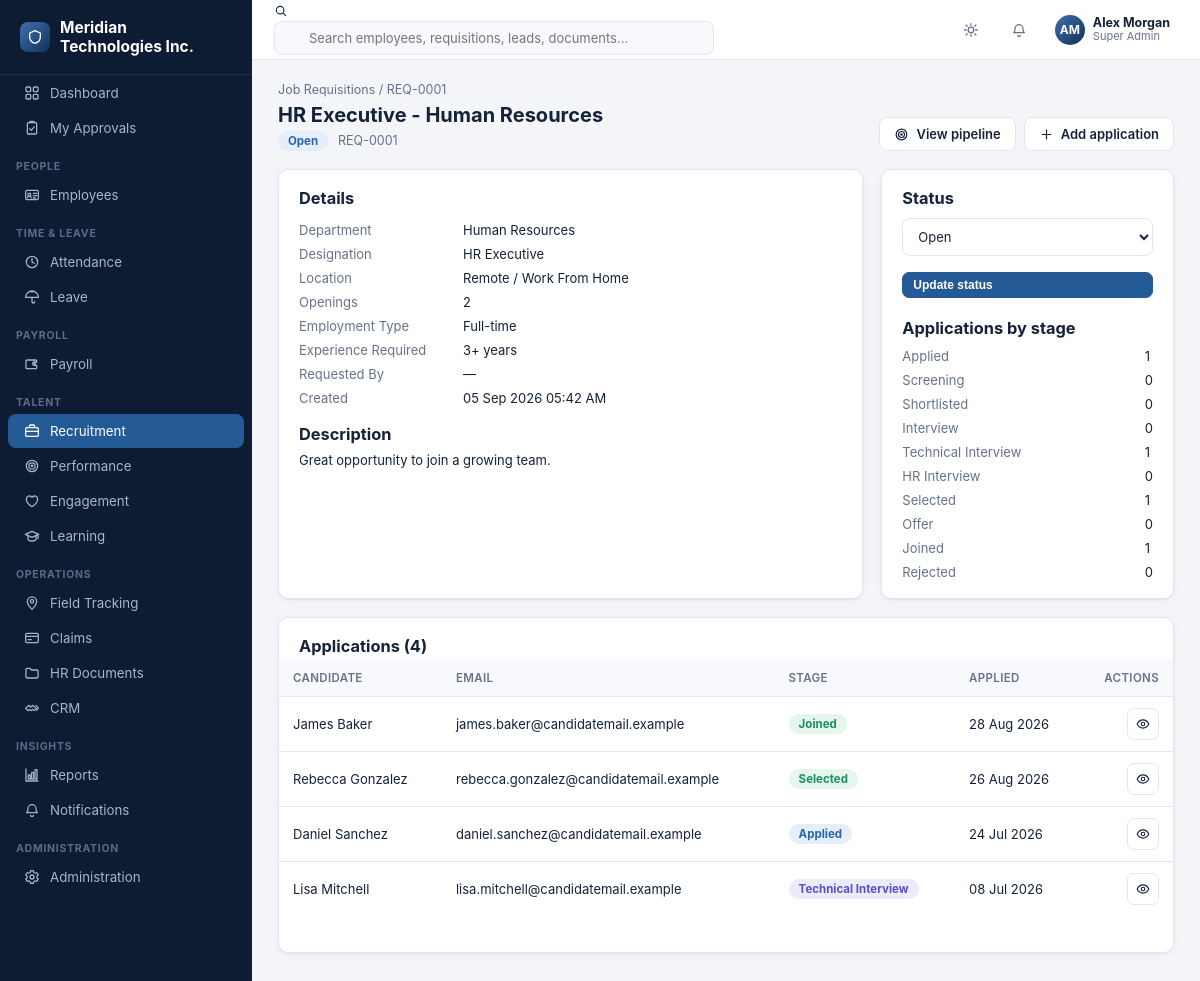
Screenshot of /recruitment/requisitions/1 (signed in) with the database file from the repository.
### tables this page shows
CREATE TABLE company_settings (
    id INTEGER PRIMARY KEY CHECK (id = 1),
    company_name TEXT NOT NULL DEFAULT 'Your Company',
    logo_path TEXT,
    address TEXT,
    city TEXT,
    state TEXT,
    country TEXT,
    pincode TEXT,
    phone TEXT,
    email TEXT,
    website TEXT,
    gstin TEXT,
    pan TEXT,
    currency_symbol TEXT NOT NULL DEFAULT '$',
    fiscal_year_start_month INTEGER NOT NULL DEFAULT 4,
    updated_at TEXT NOT NULL DEFAULT (datetime('now'))
);

CREATE TABLE users (
    id INTEGER PRIMARY KEY AUTOINCREMENT,
    username TEXT NOT NULL UNIQUE,
    password_hash TEXT NOT NULL,
    full_name TEXT NOT NULL,
    email TEXT,
    phone TEXT,
    role_id INTEGER NOT NULL REFERENCES roles(id),
    employee_id INTEGER REFERENCES employees(id),
    is_active INTEGER NOT NULL DEFAULT 1,
    last_login_at TEXT,
    created_at TEXT NOT NULL DEFAULT (datetime('now'))
);

CREATE TABLE roles (
    id INTEGER PRIMARY KEY AUTOINCREMENT,
    name TEXT NOT NULL UNIQUE,
    description TEXT,
    is_system INTEGER NOT NULL DEFAULT 0,
    created_at TEXT NOT NULL DEFAULT (datetime('now'))
);

CREATE TABLE job_requisitions (
    id INTEGER PRIMARY KEY AUTOINCREMENT,
    requisition_number TEXT NOT NULL UNIQUE,
    title TEXT NOT NULL,
    department_id INTEGER REFERENCES departments(id),
    designation_id INTEGER REFERENCES designations(id),
    location_id INTEGER REFERENCES locations(id),
    num_openings INTEGER NOT NULL DEFAULT 1,
    employment_type TEXT NOT NULL DEFAULT 'Full-time',
    experience_required TEXT,
    description TEXT,
    status TEXT NOT NULL DEFAULT 'Open',
    requested_by INTEGER REFERENCES users(id),
    created_at TEXT NOT NULL DEFAULT (datetime('now'))
);

CREATE TABLE departments (
    id INTEGER PRIMARY KEY AUTOINCREMENT,
    name TEXT NOT NULL UNIQUE,
    code TEXT,
    parent_id INTEGER REFERENCES departments(id),
    head_employee_id INTEGER REFERENCES employees(id),
    is_active INTEGER NOT NULL DEFAULT 1
);

CREATE TABLE designations (
    id INTEGER PRIMARY KEY AUTOINCREMENT,
    title TEXT NOT NULL,
    department_id INTEGER REFERENCES departments(id),
    level TEXT,
    is_active INTEGER NOT NULL DEFAULT 1
);

CREATE TABLE locations (
    id INTEGER PRIMARY KEY AUTOINCREMENT,
    name TEXT NOT NULL,
    address TEXT,
    city TEXT,
    state TEXT,
    country TEXT,
    pincode TEXT,
    is_active INTEGER NOT NULL DEFAULT 1
);

CREATE TABLE applications (
    id INTEGER PRIMARY KEY AUTOINCREMENT,
    requisition_id INTEGER NOT NULL REFERENCES job_requisitions(id) ON DELETE CASCADE,
    candidate_id INTEGER NOT NULL REFERENCES candidates(id) ON DELETE CASCADE,
    stage TEXT NOT NULL DEFAULT 'Applied',
    applied_date TEXT NOT NULL DEFAULT (date('now')),
    remarks TEXT,
    rejection_reason TEXT
);

CREATE TABLE candidates (
    id INTEGER PRIMARY KEY AUTOINCREMENT,
    candidate_code TEXT NOT NULL UNIQUE,
    full_name TEXT NOT NULL,
    email TEXT,
    phone TEXT,
    resume_path TEXT,
    total_experience_years REAL,
    current_company TEXT,
    current_designation TEXT,
    current_salary REAL,
    expected_salary REAL,
    notice_period_days INTEGER,
    qualification TEXT,
    skills TEXT,
    source TEXT,
    created_at TEXT NOT NULL DEFAULT (datetime('now'))
);

### blueprints/recruitment.py (the view)
@bp.route("/requisitions/<int:id>")
@permission_required("recruitment.requisitions.view")
def requisition_view(id):
    req = _requisition_or_404(id)
    if req is None:
        return redirect(url_for("recruitment.requisitions_list"))
    d = dict(req)
    if d.get("department_id"):
        r = db.query("SELECT name FROM departments WHERE id=?", (d["department_id"],), one=True)
        d["department_name"] = r["name"] if r else "—"
    if d.get("designation_id"):
        r = db.query("SELECT title FROM designations WHERE id=?", (d["designation_id"],), one=True)
        d["designation_title"] = r["title"] if r else "—"
    if d.get("location_id"):
        r = db.query("SELECT name FROM locations WHERE id=?", (d["location_id"],), one=True)
        d["location_name"] = r["name"] if r else "—"
    if d.get("requested_by"):
        r = db.query("SELECT full_name FROM users WHERE id=?", (d["requested_by"],), one=True)
        d["requested_by_name"] = r["full_name"] if r else "—"
    applications = db.query(
        """SELECT a.*, c.full_name as candidate_name, c.email as candidate_email
           FROM applications a JOIN candidates c ON c.id = a.candidate_id
           WHERE a.requisition_id=? ORDER BY a.applied_date DESC""",
        (id,),
    )
    stage_counts = {s: 0 for s in STAGES}
    for a in applications:
        stage_counts[a["stage"]] = stage_counts.get(a["stage"], 0) + 1
    return render_template(
        "recruitment/requisition_view.html",
        req=d, applications=applications, stage_counts=stage_counts, stages=STAGES,
        statuses=REQUISITION_STATUSES,
        can_edit=has_permission("recruitment.requisitions.edit"),
        can_add_application=has_permission("recruitment.applications.create"),
    )

### templates/recruitment/requisition_view.html (shortened to what this page needs)
{% extends "base.html" %}
{% import "partials/icons.html" as ic %}
{% block content %}
<div class="breadcrumb"><a href="{{ url_for('recruitment.requisitions_list') }}">Job Requisitions</a> / {{ req.requisition_number }}</div>
<div class="page-head">
  <div>
    <h1>{{ req.title }}</h1>
    <span class="badge {{ status_badge_class(req.status) }}">{{ req.status }}</span>
    <span class="text-muted" style="font-size:12.5px;margin-left:6px">{{ req.requisition_number }}</span>
  </div>
  <div style="display:flex;gap:8px">
    <a class="btn" href="{{ url_for('recruitment.pipeline', requisition_id=req.id) }}">{{ ic.icon('target',15) }} View pipeline</a>
    {% if can_add_application %}
    <a class="btn" href="{{ url_for('recruitment.application_new', requisition_id=req.id) }}">{{ ic.icon('plus',15) }} Add application</a>
    {% endif %}
  </div>
</div>
<div class="detail-grid">
  <div class="card card-pad">
    <h3 style="margin-bottom:14px">Details</h3>
    <div class="kv">
      <div class="k">Department</div><div>{{ req.department_name or '—' }}</div>
      <div class="k">Designation</div><div>{{ req.designation_title or '—' }}</div>
      <div class="k">Location</div><div>{{ req.location_name or '—' }}</div>
      <div class="k">Openings</div><div>{{ req.num_openings }}</div>
      <div class="k">Employment Type</div><div>{{ req.employment_type }}</div>
      <div class="k">Experience Required</div><div>{{ req.experience_required or '—' }}</div>
      <div class="k">Requested By</div><div>{{ req.requested_by_name or '—' }}</div>
      <div class="k">Created</div><div>{{ req.created_at|fmt_datetime }}</div>
    </div>
    {% if req.description %}
    <h3 style="margin:18px 0 8px">Description</h3>
    <p style="font-size:13px;white-space:pre-wrap">{{ req.description }}</p>
    {% endif %}
  </div>
  <div class="card card-pad">
    <h3 style="margin-bottom:10px">Status</h3>
    {% if can_edit %}
    <form method="post" action="{{ url_for('recruitment.requisition_status', id=req.id) }}" class="form-grid" style="grid-template-columns:1fr">
      <div class="field">
        <select name="status">
          {% for s in statuses %}<option value="{{ s }}" {{ 'selected' if req.status==s }}>{{ s }}</option>{% endfor %}
        </select>
      </div>
      <button class="btn primary sm" type="submit">Update status</button>
    </form>
    {% else %}
    <p style="font-size:13px">{{ req.status }}</p>
    {% endif %}
    <h3 style="margin:20px 0 10px">Applications by stage</h3>
    <div class="kv" style="grid-template-columns:1fr auto">
      {% for s in stages %}
        <div class="k">{{ s }}</div><div>{{ stage_counts[s] }}</div>
      {% endfor %}
    </div>
  </div>
</div>
<div class="card" style="margin-top:18px">
  <div class="card-pad" style="padding-bottom:0"><h3>Applications ({{ applications|length }})</h3></div>
  <div class="table-wrap">
    {% if applications %}
    <table class="dt">
      <thead><tr><th>Candidate</th><th>Email</th><th>Stage</th><th>Applied</th><th style="text-align:right">Actions</th></tr></thead>
      <tbody>
        {% for a in applications %}
        <tr>
          <td>{{ a.candidate_name }}</td>
          <td>{{ a.candidate_email or '—' }}</td>
          <td><span class="badge {{ status_badge_class(a.stage) }}">{{ a.stage }}</span></td>
          <td>{{ a.applied_date|fmt_date }}</td>
          <td>
            <div class="row-actions">
              <a class="btn sm btn-icon" href="{{ url_for('recruitment.application_view', id=a.id) }}" title="View">{{ ic.icon('eye',14) }}</a>
            </div>
          </td>
        </tr>
        {% endfor %}
      </tbody>
    </table>
    {% else %}
    <div class="empty-state"><div class="ic">{{ ic.icon('id-card', 30) }}</div><p>No applications for this requisition yet.</p></div>
    {% endif %}
  </div>
  <div class="card-pad"></div>
</div>
{% endblock %}

### templates/base.html (shortened to what this page needs)
<!doctype html>
<html lang="en">
<head>
<link rel="stylesheet" href="{{ url_for('static', filename='css/style.css') }}">
</head>
<body>
{% import "partials/icons.html" as ic %}
{% set ep = request.endpoint or '' %}
<div class="app">
  <aside class="sidebar" id="sidebar">
    <div class="sidebar-brand"><span class="logo-dot">{{ ic.icon('shield', 16) }}</span> <span>{{ company.company_name if company else 'Enterprise HR' }}</span></div>
    <nav>
      <div class="nav-item {{ 'active' if ep=='dashboard.index' }}" onclick="location.href='{{ url_for('dashboard.index') }}'">
        {{ ic.icon('grid') }} <span>Dashboard</span>
      </div>
      <div class="nav-item {{ 'active' if ep=='dashboard.my_approvals' }}" onclick="location.href='{{ url_for('dashboard.my_approvals') }}'">
        {{ ic.icon('clipboard-check') }} <span>My Approvals</span>
      </div>
      {% if has_permission('employees.employees.view') %}
      <div class="nav-section">People</div>
      <div class="nav-item {{ 'active' if ep.startswith('employees.') }}" onclick="location.href='{{ url_for('employees.list_view') }}'">{{ ic.icon('id-card') }} <span>Employees</span></div>
      {% endif %}
      {% if has_permission('attendance.attendance.view') %}
      <div class="nav-section">Time &amp; Leave</div>
      <div class="nav-item {{ 'active' if ep.startswith('attendance.') }}" onclick="location.href='{{ url_for('attendance.daily') }}'">{{ ic.icon('clock') }} <span>Attendance</span></div>
      {% endif %}
      {% if has_permission('leave.requests.view') %}
      <div class="nav-item {{ 'active' if ep.startswith('leave.') }}" onclick="location.href='{{ url_for('leave.requests_list') }}'">{{ ic.icon('umbrella') }} <span>Leave</span></div>
      {% endif %}
      {% if has_permission('payroll.payslips.view') or has_permission('payroll.runs.view') %}
      <div class="nav-section">Payroll</div>
      <div class="nav-item {{ 'active' if ep.startswith('payroll.') }}" onclick="location.href='{{ url_for('payroll.runs_list') }}'">{{ ic.icon('wallet') }} <span>Payroll</span></div>
      {% endif %}
      {% if has_permission('recruitment.requisitions.view') %}
      <div class="nav-section">Talent</div>
      <div class="nav-item {{ 'active' if ep.startswith('recruitment.') }}" onclick="location.href='{{ url_for('recruitment.requisitions_list') }}'">{{ ic.icon('briefcase') }} <span>Recruitment</span></div>
      {% endif %}
      {% if has_permission('performance.goals.view') %}
      <div class="nav-item {{ 'active' if ep.startswith('performance.') }}" onclick="location.href='{{ url_for('performance.cycles_list') }}'">{{ ic.icon('target') }} <span>Performance</span></div>
      {% endif %}
      {% if has_permission('engagement.surveys.view') %}
      <div class="nav-item {{ 'active' if ep.startswith('engagement.') }}" onclick="location.href='{{ url_for('engagement.surveys_list') }}'">{{ ic.icon('heart') }} <span>Engagement</span></div>
      {% endif %}
      {% if has_permission('learning.courses.view') %}
      <div class="nav-item {{ 'active' if ep.startswith('learning.') }}" onclick="location.href='{{ url_for('learning.courses_list') }}'">{{ ic.icon('graduation') }} <span>Learning</span></div>
      {% endif %}
      {% if has_permission('field.visits.view') %}
      <div class="nav-section">Operations</div>
      <div class="nav-item {{ 'active' if ep.startswith('field.') }}" onclick="location.href='{{ url_for('field.visits_list') }}'">{{ ic.icon('map-pin') }} <span>Field Tracking</span></div>
      {% endif %}
      {% if has_permission('claims.claims.view') %}
      <div class="nav-item {{ 'active' if ep.startswith('claims.') }}" onclick="location.href='{{ url_for('claims.claims_list') }}'">{{ ic.icon('credit-card') }} <span>Claims</span></div>
      {% endif %}
      {% if has_permission('documents.documents.view') %}
      <div class="nav-item {{ 'active' if ep.startswith('documents.') }}" onclick="location.href='{{ url_for('documents.list_view') }}'">{{ ic.icon('folder') }} <span>HR Documents</span></div>
      {% endif %}
      {% if has_permission('crm.customers.view') %}
      <div class="nav-item {{ 'active' if ep.startswith('crm.') }}" onclick="location.href='{{ url_for('crm.customers_list') }}'">{{ ic.icon('handshake') }} <span>CRM</span></div>
      {% endif %}
      {% if has_permission('reports.reports.view') %}
      <div class="nav-section">Insights</div>
      <div class="nav-item {{ 'active' if ep.startswith('reports.') }}" onclick="location.href='{{ url_for('reports.index') }}'">{{ ic.icon('chart') }} <span>Reports</span></div>
      {% endif %}
      <div class="nav-item {{ 'active' if ep.startswith('notifications.') }}" onclick="location.href='{{ url_for('notifications.index') }}'">{{ ic.icon('bell') }} <span>Notifications</span></div>
      {% if has_permission('admin.settings.view') or has_permission('admin.users.view') %}
      <div class="nav-section">Administration</div>
      <div class="nav-item {{ 'active' if ep.startswith('admin.') }}" onclick="location.href='{{ url_for('admin.settings') }}'">{{ ic.icon('cog') }} <span>Administration</span></div>
      {% endif %}
    </nav>
  </aside>
  <div class="main">
    <header class="topbar">
      <div class="search-box">
        {{ ic.icon('search', 14) }}
        <input type="text" placeholder="Search employees, requisitions, leads, documents..." oninput="onGlobalSearch(this)">
      </div>
      <div class="topbar-right">
        <button class="icon-btn" onclick="toggleTheme()" title="Toggle theme">{{ ic.icon('sun') }}</button>
        <div class="dropdown">
          <button class="icon-btn" data-dropdown-toggle title="Notifications">
            {{ ic.icon('bell') }}
          </button>
        </div>
        <div class="dropdown">
          <div class="user-chip" data-dropdown-toggle>
            <div class="avatar">{% if g.employee and g.employee.photo_path %}<img src="{{ url_for('static', filename='uploads/' + g.employee.photo_path) }}">{% else %}{{ (g.user.full_name if g.user else '??')|initials }}{% endif %}</div>
            <div style="display:flex;flex-direction:column;line-height:1.2">
              <span style="font-weight:650;font-size:12.5px">{{ g.user.full_name if g.user else 'Guest' }}</span>
              <span class="text-muted" style="font-size:11px">{{ g.user.role_name if g.user else '' }}</span>
            </div>
          </div>
        </div>
      </div>
    </header>
    <main class="content">
      {% block content %}{% endblock %}
    </main>
  </div>
</div>
</body>
</html>

### templates/partials/icons.html (shortened to what this page needs)
{% macro icon(name, size=16) %}
<svg xmlns="http://www.w3.org/2000/svg" width="{{ size }}" height="{{ size }}" viewBox="0 0 24 24" fill="none" stroke="currentColor" stroke-width="1.9" stroke-linecap="round" stroke-linejoin="round" style="flex-shrink:0">{{ (p[name] or p['grid'])|safe }}</svg>
{%- endmacro %}

### rows the page displays
company_settings: company_name "Meridian Technologies Inc."
users: full_name "AM", user "Alex Morgan"
roles: user "Super Admin"
job_requisitions: requisition_number "REQ-0001", title "HR Executive - Human Resources", status "Open", employment_type "Full-time", experience_required "3+ years", created_at|fmt_datetime "05 Sep 2026 05:42 AM", description "Great opportunity to join a growing team."
departments: name "Human Resources"
designations: title "HR Executive"
locations: name "Remote / Work From Home"
applications: stage "Applied", stage_counts "1", candidate_name "Daniel Sanchez", email "daniel.sanchez@candidatemail.example", applied_date|fmt_date "24 Jul 2026", {{ size }} 14 (drawn)
applications: stage "Technical Interview", requisition "1", candidate_name "Lisa Mitchell", email "lisa.mitchell@candidatemail.example", applied_date|fmt_date "08 Jul 2026", {{ size }} 14 (drawn)
applications: stage "Selected", requisition "1", candidate_name "Rebecca Gonzalez", email "rebecca.gonzalez@candidatemail.example", applied_date|fmt_date "26 Aug 2026", {{ size }} 14 (drawn)
applications: stage "Joined", requisition "1", candidate_name "James Baker", email "james.baker@candidatemail.example", applied_date|fmt_date "28 Aug 2026", {{ size }} 14 (drawn)

### other values shown
{{ req.num_openings }} "2"
{{ req.requested_by_name or '—' }} "—"
{{ s }} "Screening" "Shortlisted" "Interview" "HR Interview" "Offer" "Rejected"
{{ stage_counts[s] }} "0" "0" "0" "0" "0" "0"
{{ applications|length }} "4"
form field status "Open"
